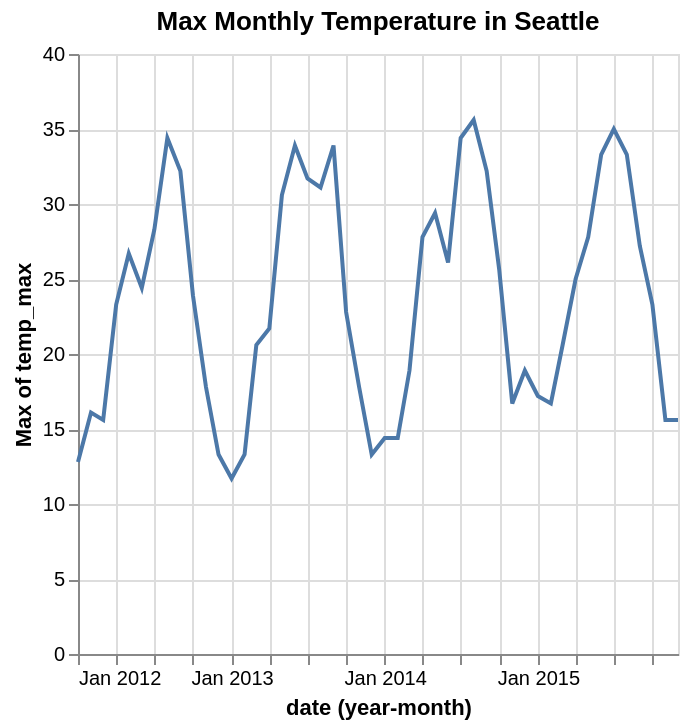

The notebook cell saved with this chart:
### Code cell
val linePlot = VegaPlot.fromResource("line.vl.json")
linePlot.plot(
  _.title := "Max Monthly Temperature in Seattle",
  _.data.values := data.asJson,
  _.encoding.x.field := "date",
  _.encoding.x.timeUnit := "yearmonth",
  _.encoding.y.field := "temp_max",
  _.encoding.y.aggregate := "max"
)

### Figure 1 — Vega-Lite specification as saved in the notebook (floating-point values rounded to 4 significant figures; data arrays with more than 128 entries replaced by an {"elided": "..."} marker saying what was removed)
{"$schema": "https://vega.github.io/schema/vega-lite/v6.1.0.json", "config": {"view": {"continuousHeight": 300, "continuousWidth": 300}}, "data": {"values": {"elided": "1461 records"}}, "encoding": {"x": {"field": "date", "timeUnit": "yearmonth", "type": "temporal"}, "y": {"aggregate": "max", "field": "temp_max", "type": "quantitative"}}, "mark": {"type": "line"}, "title": "Max Monthly Temperature in Seattle"}
